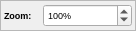
<?xml version="1.0" encoding="UTF-8"?>
<ui version="4.0">
 <class>IDWImagePanel</class>
 <widget class="QWidget" name="IDWImagePanel">
  <property name="geometry">
   <rect>
    <x>0</x>
    <y>0</y>
    <width>136</width>
    <height>31</height>
   </rect>
  </property>
  <property name="font">
   <font>
    <family>MS Shell Dlg 2</family>
    <pointsize>7</pointsize>
    <weight>50</weight>
    <italic>false</italic>
    <bold>false</bold>
    <underline>false</underline>
    <strikeout>false</strikeout>
   </font>
  </property>
  <property name="windowTitle">
   <string>Form</string>
  </property>
  <layout class="QVBoxLayout">
   <property name="spacing">
    <number>0</number>
   </property>
   <property name="leftMargin">
    <number>0</number>
   </property>
   <property name="topMargin">
    <number>0</number>
   </property>
   <property name="rightMargin">
    <number>0</number>
   </property>
   <property name="bottomMargin">
    <number>0</number>
   </property>
   <item>
    <widget class="QFrame" name="frame">
     <property name="frameShape">
      <enum>QFrame::StyledPanel</enum>
     </property>
     <property name="frameShadow">
      <enum>QFrame::Raised</enum>
     </property>
     <layout class="QGridLayout">
      <property name="leftMargin">
       <number>3</number>
      </property>
      <property name="topMargin">
       <number>3</number>
      </property>
      <property name="rightMargin">
       <number>3</number>
      </property>
      <property name="bottomMargin">
       <number>3</number>
      </property>
      <property name="spacing">
       <number>4</number>
      </property>
      <item row="0" column="0">
       <widget class="QLabel" name="label">
        <property name="maximumSize">
         <size>
          <width>35</width>
          <height>16777215</height>
         </size>
        </property>
        <property name="font">
         <font>
          <family>MS Shell Dlg 2</family>
          <pointsize>7</pointsize>
          <weight>75</weight>
          <italic>false</italic>
          <bold>true</bold>
          <underline>false</underline>
          <strikeout>false</strikeout>
         </font>
        </property>
        <property name="text">
         <string>Zoom:</string>
        </property>
       </widget>
      </item>
      <item row="0" column="1">
       <widget class="QDoubleSpinBox" name="doubleSpinBoxZoom">
        <property name="prefix">
         <string/>
        </property>
        <property name="suffix">
         <string>%</string>
        </property>
        <property name="decimals">
         <number>0</number>
        </property>
        <property name="minimum">
         <double>1.000000000000000</double>
        </property>
        <property name="maximum">
         <double>10000.000000000000000</double>
        </property>
        <property name="singleStep">
         <double>25.000000000000000</double>
        </property>
        <property name="value">
         <double>100.000000000000000</double>
        </property>
       </widget>
      </item>
     </layout>
    </widget>
   </item>
  </layout>
 </widget>
 <resources/>
 <connections/>
</ui>
